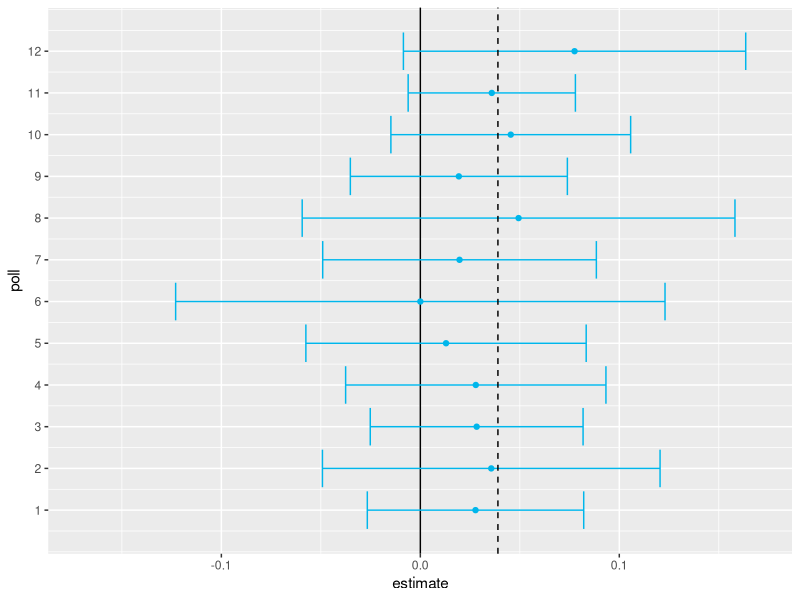
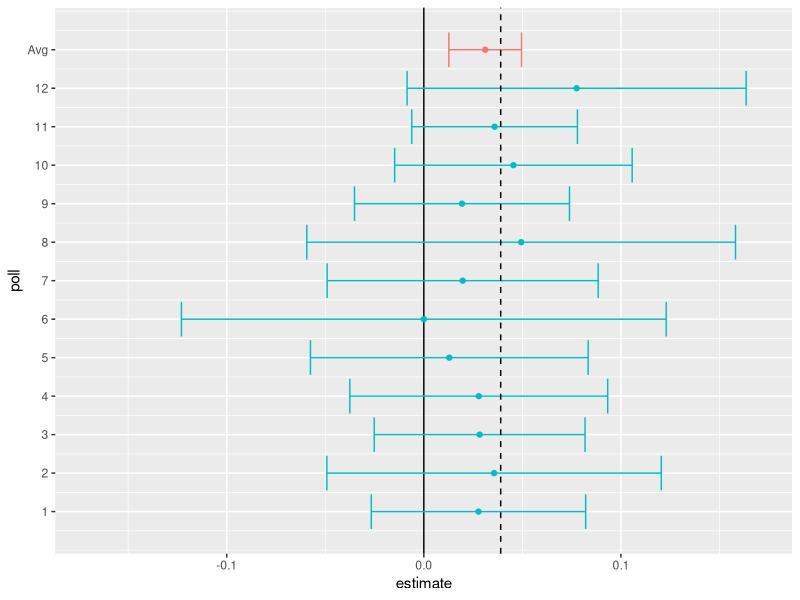
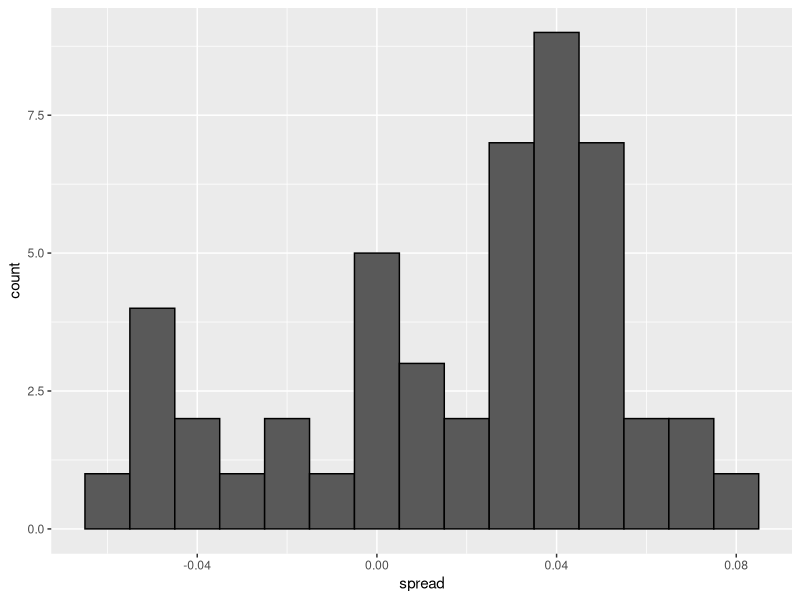
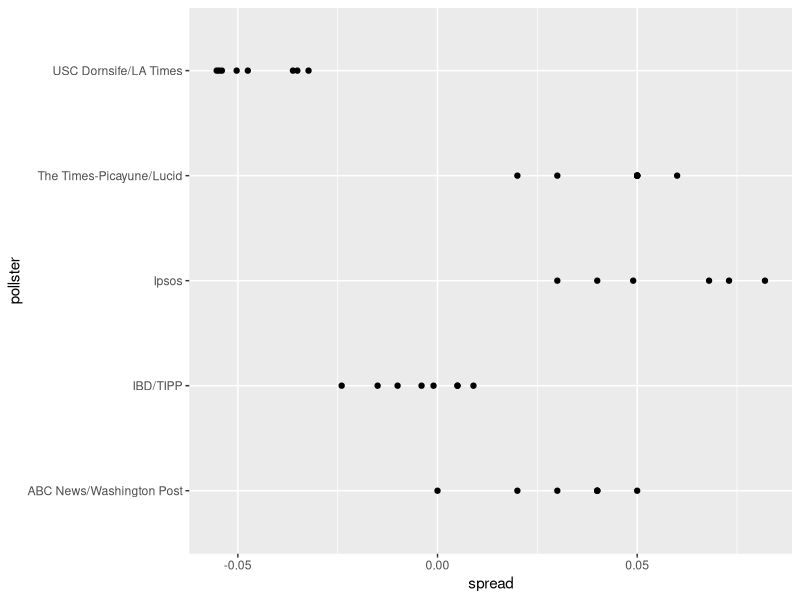
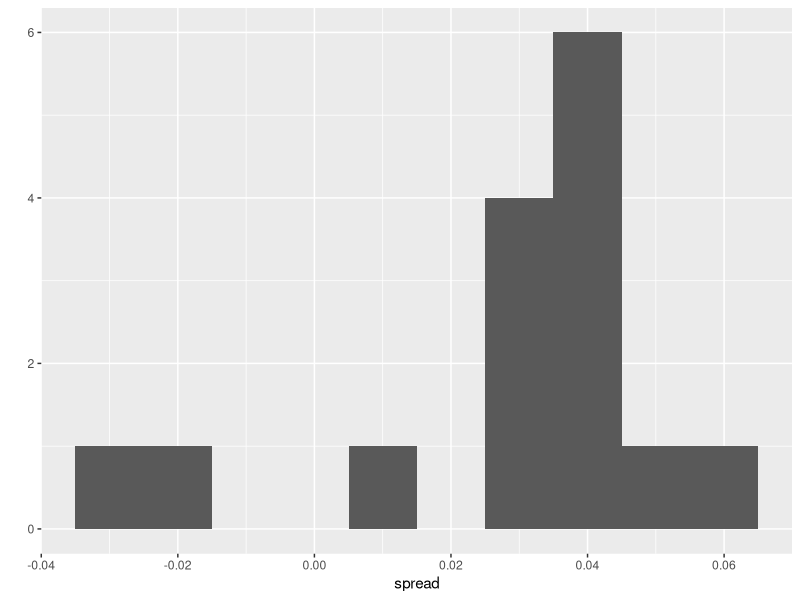
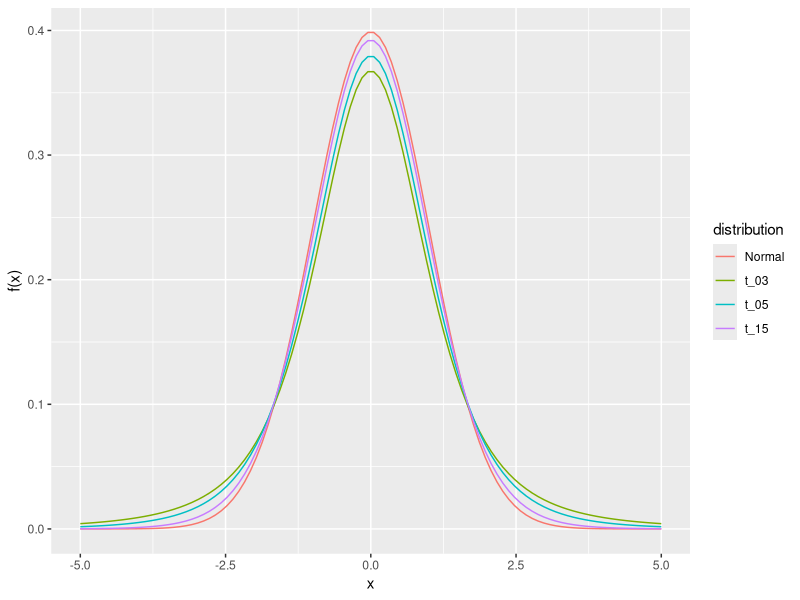
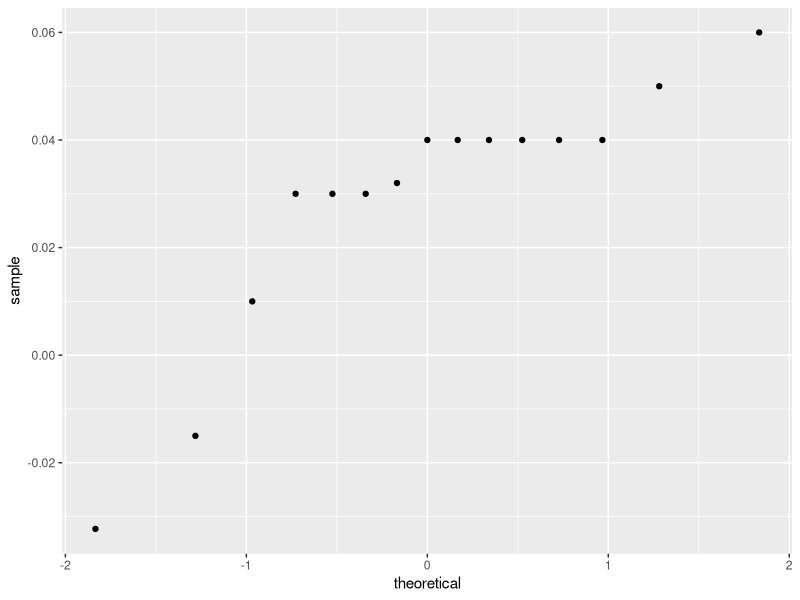

These charts were generated, in order, by the following R code:
## ---- chunk 1
set.seed(2)
## ---- chunk 2
library(tidyverse)
library(dslabs)
mu <- 0.039
Ns <- c(1298, 533, 1342, 897, 774, 254, 812, 324, 1291, 1056, 2172, 516)
p <- (mu + 1) / 2

polls <- map_df(Ns, function(N) {
  x <- sample(c(0, 1), size = N, replace = TRUE, prob = c(1 - p, p))
  x_hat <- mean(x)
  se_hat <- sqrt(x_hat * (1 - x_hat) / N)
  list(estimate = 2 * x_hat - 1, 
    low = 2*(x_hat - 1.96*se_hat) - 1, 
    high = 2*(x_hat + 1.96*se_hat) - 1,
    sample_size = N)
}) |> mutate(poll = seq_along(Ns))
## ---- chunk 3
ggplot(polls, aes(poll, estimate, ymin = low, ymax = high)) + 
  geom_hline(yintercept = 0) + 
  geom_point(col = "#00B6EB") +
  geom_errorbar(col = "#00B6EB") + 
  coord_flip() +
  scale_x_continuous(breaks = 1:nrow(polls)) +
  scale_y_continuous(limits = c(-0.17, 0.17)) +
  geom_hline(yintercept = 2*p - 1, lty = 2) 
## ---- chunk 4
sum(polls$sample_size)
## ---- chunk 5
mu_hat <- polls |> 
  summarize(avg = sum(estimate*sample_size) / sum(sample_size)) |> 
  pull(avg)
## ---- chunk 6
p_hat <- (1 + mu_hat)/2
moe <- 2*1.96*sqrt(p_hat*(1 - p_hat)/sum(polls$sample_size))
new_row <- tibble(mu_hat, mu_hat - moe, mu_hat + moe, sum(polls$sample_size),13)
names(new_row) <- names(polls)
polls2 <- bind_rows(polls, new_row)
polls2$label <- as.character(1:13)
polls2$label[13] <- "Avg"
polls2$col <- as.character(c(rep(2, 12), 1))

polls2 |> 
  ggplot(aes(poll, estimate, ymin = low, ymax = high, color = col)) + 
  geom_hline(yintercept = 0) + 
  geom_point(show.legend = FALSE) +
  geom_errorbar(show.legend = FALSE) + 
  coord_flip() +
  scale_x_continuous(breaks = 1:nrow(polls2), labels = polls2$label) +
  scale_y_continuous(limits = c(-0.17, 0.17)) +
  geom_hline(yintercept = 2*p - 1, lty = 2) 
## ---- chunk 7
library(dslabs)
polls <- polls_us_election_2016 |> 
  filter(state == "U.S." & enddate >= "2016-10-31" &
           (grade %in% c("A+","A","A-","B+") | is.na(grade)))
## ---- chunk 8
polls <- polls |> 
  mutate(spread = rawpoll_clinton/100 - rawpoll_trump/100)
## ---- chunk 9
mu_hat <- polls |> 
  summarize(mu_hat = sum(spread*samplesize)/sum(samplesize)) |> 
  pull(mu_hat)
## ---- chunk 10
p_hat <- (mu_hat + 1)/2 
moe <- 1.96*2*sqrt(p_hat*(1 - p_hat)/sum(polls$samplesize))
moe
## ---- chunk 11
polls |> ggplot(aes(spread)) + geom_histogram(color = "black", binwidth = .01)
## ---- chunk 12
polls |> count(pollster) |> arrange(desc(n))
## ---- chunk 13
polls |> group_by(pollster) |> 
  filter(n() >= 6) |>
  ggplot(aes(pollster, spread)) + 
  geom_point() +
  coord_flip()
## ---- chunk 14
polls |> group_by(pollster) |> 
  filter(n() >= 6) |>
  summarize(se = 2*sqrt(p_hat*(1 - p_hat)/median(samplesize)))
## ---- chunk 15
one_poll_per_pollster <- polls |> group_by(pollster) |> 
  filter(enddate == max(enddate)) |>
  ungroup()
## ---- chunk 16
qplot(spread, data = one_poll_per_pollster, binwidth = 0.01)
## ---- chunk 17
sd(one_poll_per_pollster$spread)
## ---- chunk 18
results <- one_poll_per_pollster |> 
  summarize(avg = mean(spread), 
            se = sd(spread)/sqrt(length(spread))) |> 
  mutate(start = avg - 1.96*se, 
         end = avg + 1.96*se) 
round(results*100, 1)
## ---- chunk 19
polls <- polls_us_election_2016 |> 
  filter(state == "U.S." & enddate >= "2016-10-31" &
           (grade %in% c("A+","A","A-","B+") | is.na(grade))) |> 
  mutate(spread = rawpoll_clinton/100 - rawpoll_trump/100)

one_poll_per_pollster <- polls |> group_by(pollster) |> 
  filter(enddate == max(enddate)) |>
  ungroup()
## ---- chunk 20
x <- seq(-5, 5, len = 100)
data.frame(x = x, Normal = dnorm(x, 0, 1), t_03 = dt(x, 3), t_05 = dt(x, 5), t_15 = dt(x, 15)) |> pivot_longer(-x, names_to = "distribution", values_to = "f") |> ggplot(aes(x, f, color = distribution)) + geom_line() + ylab("f(x)")
## ---- chunk 21
one_poll_per_pollster |>
  ggplot(aes(sample = spread)) + stat_qq()
## ---- chunk 22
z <- qt(0.975,  nrow(one_poll_per_pollster) - 1)
one_poll_per_pollster |> 
  summarize(avg = mean(spread), moe = z*sd(spread)/sqrt(length(spread))) |> 
  mutate(start = avg - moe, end = avg + moe) 
## ---- chunk 23
qt(0.975, 14)
## ---- chunk 24
qnorm(0.975)
## ---- chunk 25
#| echo: false
  
n <- length(one_poll_per_pollster$spread)
ttest_ci <- one_poll_per_pollster |> 
  summarize(avg = mean(spread), 
            se = sd(spread)/sqrt(length(spread))) |> 
  mutate(start = avg - qt(0.975, n - 1)*se, 
         end = avg + qt(0.975, n - 1)*se) |>
  select(start, end)
round(ttest_ci*100, 1)
## ---- chunk 26
polls_us_election_2016 |>
  filter(state == "Wisconsin" &
           enddate >= "2016-10-31" & 
           (grade %in% c("A+", "A", "A-", "B+") | is.na(grade))) |>
  mutate(spread = rawpoll_clinton/100 - rawpoll_trump/100) |>
  mutate(state = as.character(state)) |>
  left_join(results_us_election_2016, by = "state") |>
  mutate(actual = clinton/100 - trump/100) |>
  summarize(actual = first(actual), avg = mean(spread), 
            sd = sd(spread), n = n()) |>
  select(actual, avg, sd, n)
